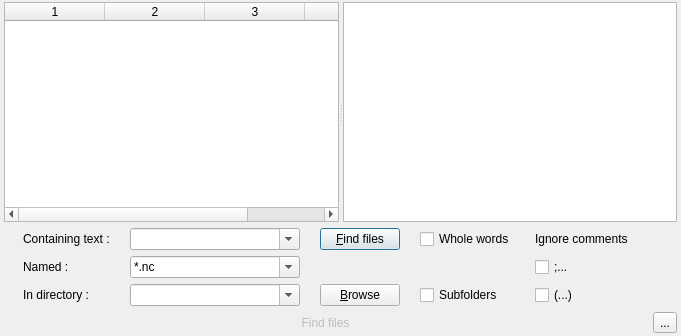
<?xml version="1.0" encoding="UTF-8"?>
<ui version="4.0">
 <class>FindInFilesPanel</class>
 <widget class="QWidget" name="FindInFiles">
  <property name="geometry">
   <rect>
    <x>0</x>
    <y>0</y>
    <width>681</width>
    <height>336</height>
   </rect>
  </property>
  <property name="sizePolicy">
   <sizepolicy hsizetype="Maximum" vsizetype="Maximum">
    <horstretch>0</horstretch>
    <verstretch>0</verstretch>
   </sizepolicy>
  </property>
  <property name="windowTitle">
   <string>Dialog</string>
  </property>
  <property name="autoFillBackground">
   <bool>true</bool>
  </property>
  <layout class="QVBoxLayout" name="verticalLayout_2">
   <property name="leftMargin">
    <number>4</number>
   </property>
   <property name="topMargin">
    <number>2</number>
   </property>
   <property name="rightMargin">
    <number>4</number>
   </property>
   <property name="bottomMargin">
    <number>2</number>
   </property>
   <item>
    <widget class="QSplitter" name="splitter">
     <property name="sizePolicy">
      <sizepolicy hsizetype="Expanding" vsizetype="Expanding">
       <horstretch>0</horstretch>
       <verstretch>0</verstretch>
      </sizepolicy>
     </property>
     <property name="orientation">
      <enum>Qt::Horizontal</enum>
     </property>
     <property name="childrenCollapsible">
      <bool>false</bool>
     </property>
     <widget class="QTableWidget" name="filesTable">
      <property name="sizePolicy">
       <sizepolicy hsizetype="Expanding" vsizetype="Expanding">
        <horstretch>0</horstretch>
        <verstretch>0</verstretch>
       </sizepolicy>
      </property>
      <property name="minimumSize">
       <size>
        <width>100</width>
        <height>0</height>
       </size>
      </property>
      <property name="contextMenuPolicy">
       <enum>Qt::NoContextMenu</enum>
      </property>
      <property name="toolTip">
       <string>Oneclick - preview, doubleclick - opens file in editor.</string>
      </property>
      <property name="editTriggers">
       <set>QAbstractItemView::NoEditTriggers</set>
      </property>
      <property name="showDropIndicator" stdset="0">
       <bool>false</bool>
      </property>
      <property name="alternatingRowColors">
       <bool>true</bool>
      </property>
      <property name="selectionMode">
       <enum>QAbstractItemView::SingleSelection</enum>
      </property>
      <property name="selectionBehavior">
       <enum>QAbstractItemView::SelectRows</enum>
      </property>
      <property name="sortingEnabled">
       <bool>true</bool>
      </property>
      <property name="wordWrap">
       <bool>false</bool>
      </property>
      <property name="cornerButtonEnabled">
       <bool>false</bool>
      </property>
      <property name="columnCount">
       <number>4</number>
      </property>
      <attribute name="horizontalHeaderShowSortIndicator" stdset="0">
       <bool>true</bool>
      </attribute>
      <attribute name="verticalHeaderShowSortIndicator" stdset="0">
       <bool>false</bool>
      </attribute>
      <attribute name="horizontalHeaderShowSortIndicator" stdset="0">
       <bool>true</bool>
      </attribute>
      <attribute name="verticalHeaderShowSortIndicator" stdset="0">
       <bool>false</bool>
      </attribute>
      <column/>
      <column/>
      <column/>
      <column/>
     </widget>
     <widget class="QPlainTextEdit" name="preview">
      <property name="sizePolicy">
       <sizepolicy hsizetype="Expanding" vsizetype="Expanding">
        <horstretch>0</horstretch>
        <verstretch>0</verstretch>
       </sizepolicy>
      </property>
      <property name="minimumSize">
       <size>
        <width>80</width>
        <height>0</height>
       </size>
      </property>
      <property name="undoRedoEnabled">
       <bool>false</bool>
      </property>
     </widget>
    </widget>
   </item>
   <item>
    <widget class="QFrame" name="frame">
     <property name="sizePolicy">
      <sizepolicy hsizetype="Preferred" vsizetype="Minimum">
       <horstretch>0</horstretch>
       <verstretch>0</verstretch>
      </sizepolicy>
     </property>
     <property name="frameShape">
      <enum>QFrame::NoFrame</enum>
     </property>
     <property name="frameShadow">
      <enum>QFrame::Plain</enum>
     </property>
     <layout class="QGridLayout" name="gridLayout">
      <property name="sizeConstraint">
       <enum>QLayout::SetMinimumSize</enum>
      </property>
      <property name="topMargin">
       <number>0</number>
      </property>
      <property name="bottomMargin">
       <number>0</number>
      </property>
      <property name="horizontalSpacing">
       <number>20</number>
      </property>
      <item row="1" column="4">
       <widget class="QCheckBox" name="wholeWordsCheckBox">
        <property name="text">
         <string>Whole words</string>
        </property>
       </widget>
      </item>
      <item row="4" column="3">
       <widget class="QPushButton" name="browseButton">
        <property name="sizePolicy">
         <sizepolicy hsizetype="Fixed" vsizetype="Fixed">
          <horstretch>0</horstretch>
          <verstretch>0</verstretch>
         </sizepolicy>
        </property>
        <property name="maximumSize">
         <size>
          <width>16777215</width>
          <height>16777215</height>
         </size>
        </property>
        <property name="text">
         <string>&amp;Browse</string>
        </property>
        <property name="icon">
         <iconset resource="../../gcodeshared/application.qrc">
          <normaloff>:/images/browse.png</normaloff>:/images/browse.png</iconset>
        </property>
        <property name="autoDefault">
         <bool>false</bool>
        </property>
       </widget>
      </item>
      <item row="4" column="2">
       <widget class="QComboBox" name="directoryComboBox">
        <property name="enabled">
         <bool>true</bool>
        </property>
        <property name="sizePolicy">
         <sizepolicy hsizetype="Expanding" vsizetype="Fixed">
          <horstretch>0</horstretch>
          <verstretch>0</verstretch>
         </sizepolicy>
        </property>
        <property name="editable">
         <bool>true</bool>
        </property>
        <property name="insertPolicy">
         <enum>QComboBox::InsertAtTop</enum>
        </property>
       </widget>
      </item>
      <item row="4" column="1">
       <widget class="QLabel" name="directoryLabel">
        <property name="sizePolicy">
         <sizepolicy hsizetype="Minimum" vsizetype="Preferred">
          <horstretch>0</horstretch>
          <verstretch>0</verstretch>
         </sizepolicy>
        </property>
        <property name="layoutDirection">
         <enum>Qt::LeftToRight</enum>
        </property>
        <property name="text">
         <string>In directory :</string>
        </property>
       </widget>
      </item>
      <item row="3" column="2">
       <widget class="QComboBox" name="fileComboBox">
        <property name="sizePolicy">
         <sizepolicy hsizetype="Expanding" vsizetype="Fixed">
          <horstretch>0</horstretch>
          <verstretch>0</verstretch>
         </sizepolicy>
        </property>
        <property name="editable">
         <bool>true</bool>
        </property>
        <property name="insertPolicy">
         <enum>QComboBox::InsertAtTop</enum>
        </property>
        <item>
         <property name="text">
          <string>*.nc</string>
         </property>
        </item>
       </widget>
      </item>
      <item row="3" column="1">
       <widget class="QLabel" name="fileLabel">
        <property name="sizePolicy">
         <sizepolicy hsizetype="Minimum" vsizetype="Preferred">
          <horstretch>0</horstretch>
          <verstretch>0</verstretch>
         </sizepolicy>
        </property>
        <property name="text">
         <string>Named :</string>
        </property>
       </widget>
      </item>
      <item row="1" column="2">
       <widget class="QComboBox" name="textComboBox">
        <property name="sizePolicy">
         <sizepolicy hsizetype="Expanding" vsizetype="Fixed">
          <horstretch>0</horstretch>
          <verstretch>0</verstretch>
         </sizepolicy>
        </property>
        <property name="editable">
         <bool>true</bool>
        </property>
        <property name="insertPolicy">
         <enum>QComboBox::InsertAtTop</enum>
        </property>
       </widget>
      </item>
      <item row="1" column="3">
       <widget class="QPushButton" name="findButton">
        <property name="text">
         <string>&amp;Find files</string>
        </property>
        <property name="icon">
         <iconset resource="../../gcodeshared/application.qrc">
          <normaloff>:/images/findnext.png</normaloff>:/images/findnext.png</iconset>
        </property>
        <property name="autoDefault">
         <bool>true</bool>
        </property>
        <property name="default">
         <bool>true</bool>
        </property>
       </widget>
      </item>
      <item row="1" column="1">
       <widget class="QLabel" name="textLabel">
        <property name="sizePolicy">
         <sizepolicy hsizetype="Minimum" vsizetype="Preferred">
          <horstretch>0</horstretch>
          <verstretch>0</verstretch>
         </sizepolicy>
        </property>
        <property name="text">
         <string>Containing text :</string>
        </property>
       </widget>
      </item>
      <item row="1" column="0">
       <spacer name="horizontalSpacer">
        <property name="orientation">
         <enum>Qt::Horizontal</enum>
        </property>
        <property name="sizeType">
         <enum>QSizePolicy::Minimum</enum>
        </property>
        <property name="sizeHint" stdset="0">
         <size>
          <width>10</width>
          <height>20</height>
         </size>
        </property>
       </spacer>
      </item>
      <item row="1" column="6">
       <spacer name="horizontalSpacer_2">
        <property name="orientation">
         <enum>Qt::Horizontal</enum>
        </property>
        <property name="sizeType">
         <enum>QSizePolicy::Minimum</enum>
        </property>
        <property name="sizeHint" stdset="0">
         <size>
          <width>40</width>
          <height>20</height>
         </size>
        </property>
       </spacer>
      </item>
      <item row="4" column="4">
       <widget class="QCheckBox" name="subFoldersCheckBox">
        <property name="toolTip">
         <string>Search subfolders</string>
        </property>
        <property name="text">
         <string>Subfolders</string>
        </property>
       </widget>
      </item>
      <item row="3" column="5">
       <widget class="QCheckBox" name="commentStyle1CheckBox">
        <property name="text">
         <string>;...</string>
        </property>
        <property name="autoExclusive">
         <bool>false</bool>
        </property>
       </widget>
      </item>
      <item row="4" column="5">
       <widget class="QCheckBox" name="commentStyle2CheckBox">
        <property name="text">
         <string>(...)</string>
        </property>
        <property name="autoExclusive">
         <bool>false</bool>
        </property>
       </widget>
      </item>
      <item row="1" column="5">
       <widget class="QLabel" name="label">
        <property name="text">
         <string>Ignore comments</string>
        </property>
       </widget>
      </item>
     </layout>
    </widget>
   </item>
   <item>
    <layout class="QHBoxLayout" name="horizontalLayout">
     <property name="sizeConstraint">
      <enum>QLayout::SetFixedSize</enum>
     </property>
     <property name="bottomMargin">
      <number>0</number>
     </property>
     <item>
      <widget class="QPushButton" name="title">
       <property name="enabled">
        <bool>false</bool>
       </property>
       <property name="minimumSize">
        <size>
         <width>0</width>
         <height>22</height>
        </size>
       </property>
       <property name="maximumSize">
        <size>
         <width>16777215</width>
         <height>22</height>
        </size>
       </property>
       <property name="text">
        <string>Find files</string>
       </property>
       <property name="icon">
        <iconset resource="../../gcodeshared/application.qrc">
         <normaloff>:/images/filefind.png</normaloff>
         <disabledoff>:/images/filefind.png</disabledoff>:/images/filefind.png</iconset>
       </property>
       <property name="flat">
        <bool>true</bool>
       </property>
      </widget>
     </item>
     <item>
      <widget class="QToolButton" name="hideToolButton">
       <property name="toolTip">
        <string>Hide</string>
       </property>
       <property name="text">
        <string>...</string>
       </property>
       <property name="icon">
        <iconset resource="../../gcodeshared/application.qrc">
         <normaloff>:/images/arrow-down.png</normaloff>
         <normalon>:/images/arrow-up.png</normalon>:/images/arrow-down.png</iconset>
       </property>
       <property name="checkable">
        <bool>true</bool>
       </property>
       <property name="checked">
        <bool>false</bool>
       </property>
      </widget>
     </item>
    </layout>
   </item>
  </layout>
 </widget>
 <resources>
  <include location="../../gcodeshared/application.qrc"/>
 </resources>
 <connections/>
</ui>
